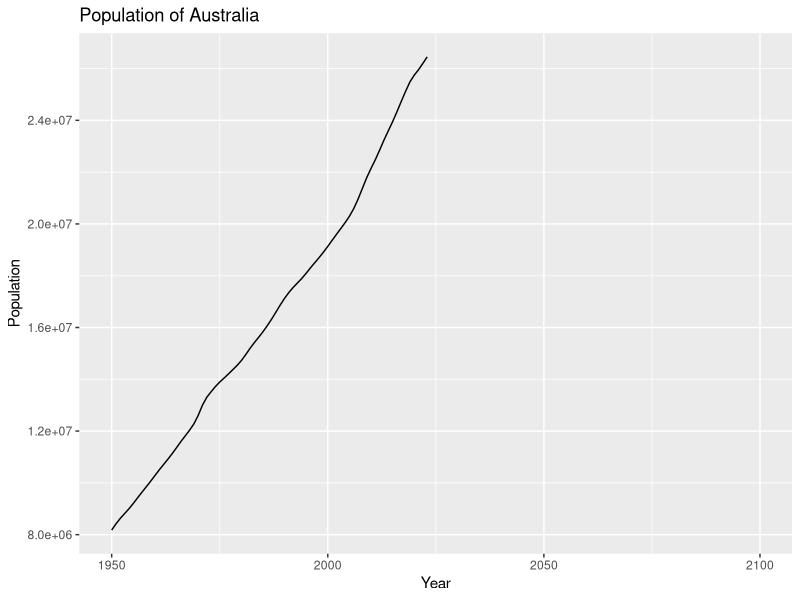

Write R code to recreate this figure.
## ---- chunk 1
library(readr)
library(dplyr)
library(ggplot2)
## ---- chunk 2
data <- read_csv("data/data.csv")

data_select <- data %>%
  filter(Entity == "Australia")
## ---- chunk 3
data_select %>%
  ggplot(aes(x = Year, y = `Population - Sex: all - Age: all - Variant: estimates`))+
  geom_line()+
  labs(title = "Population of Australia", 
       x = "Year", 
       y = "Population")
